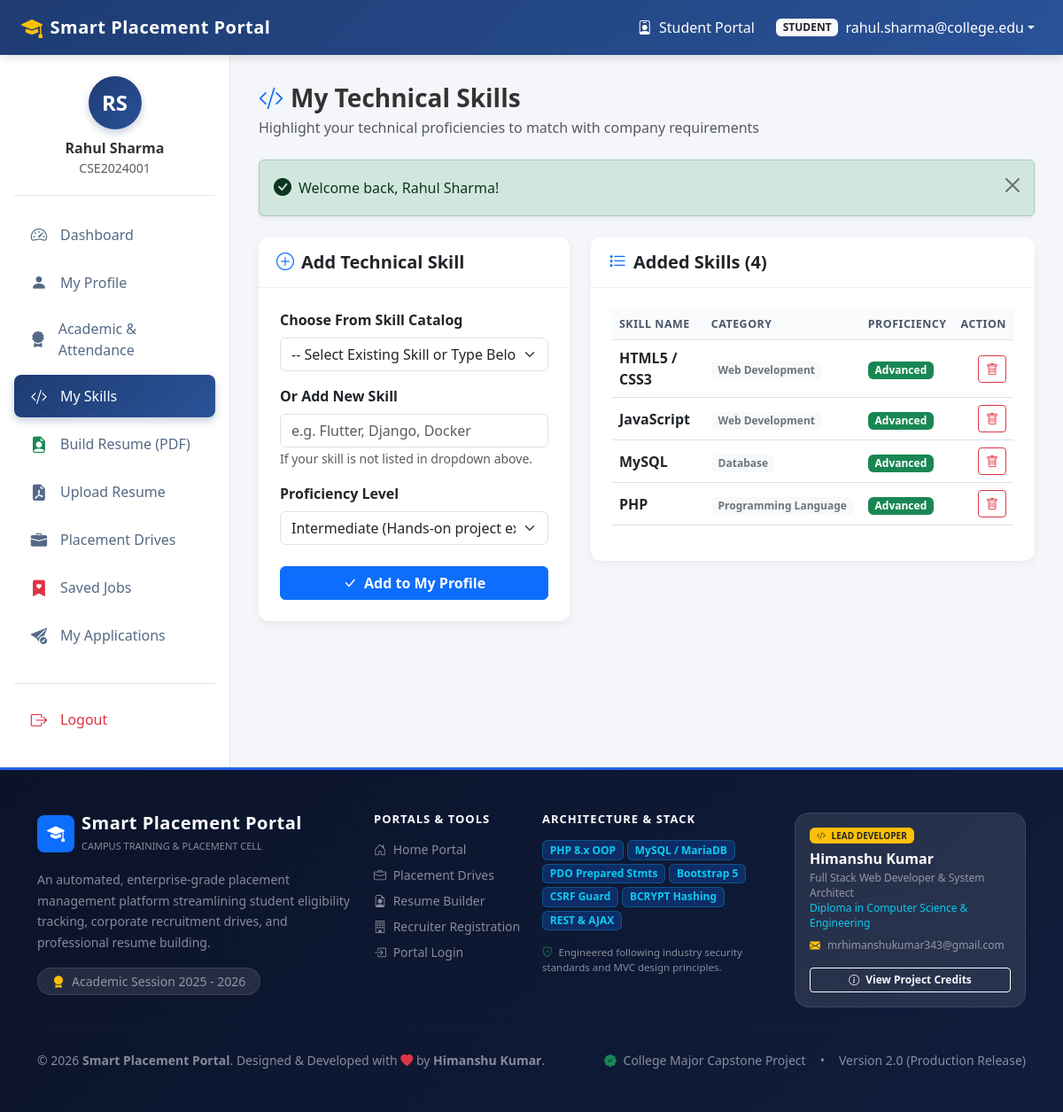
/student/skills.php (signed in), run on the app's committed database.
### tables this page shows
CREATE TABLE `students` (
  `id` int(11) NOT NULL AUTO_INCREMENT,
  `user_id` int(11) NOT NULL,
  `enrollment_no` varchar(30) NOT NULL,
  `first_name` varchar(50) NOT NULL,
  `last_name` varchar(50) NOT NULL,
  `phone` varchar(15) DEFAULT NULL,
  `department` varchar(50) NOT NULL DEFAULT 'Computer Engineering',
  `semester` int(11) NOT NULL DEFAULT 5,
  `gender` enum('Male','Female','Other') DEFAULT NULL,
  `dob` date DEFAULT NULL,
  `address` text DEFAULT NULL,
  `resume_path` varchar(255) DEFAULT NULL,
  `created_at` timestamp NOT NULL DEFAULT current_timestamp(),
  PRIMARY KEY (`id`),
  UNIQUE KEY `user_id` (`user_id`),
  UNIQUE KEY `enrollment_no` (`enrollment_no`),
  CONSTRAINT `fk_students_user` FOREIGN KEY (`user_id`) REFERENCES `users` (`id`) ON DELETE CASCADE ON UPDATE CASCADE
);

CREATE TABLE `student_skills` (
  `id` int(11) NOT NULL AUTO_INCREMENT,
  `student_id` int(11) NOT NULL,
  `skill_id` int(11) NOT NULL,
  `proficiency` enum('Beginner','Intermediate','Advanced') NOT NULL DEFAULT 'Intermediate',
  PRIMARY KEY (`id`),
  UNIQUE KEY `uk_student_skill` (`student_id`,`skill_id`),
  KEY `fk_studentskills_skill` (`skill_id`),
  CONSTRAINT `fk_studentskills_skill` FOREIGN KEY (`skill_id`) REFERENCES `skills` (`id`) ON DELETE CASCADE ON UPDATE CASCADE,
  CONSTRAINT `fk_studentskills_student` FOREIGN KEY (`student_id`) REFERENCES `students` (`id`) ON DELETE CASCADE ON UPDATE CASCADE
);

CREATE TABLE `skills` (
  `id` int(11) NOT NULL AUTO_INCREMENT,
  `skill_name` varchar(50) NOT NULL,
  `category` varchar(50) DEFAULT 'General',
  PRIMARY KEY (`id`),
  UNIQUE KEY `skill_name` (`skill_name`)
);

### config/functions.php (called while the page is built, shortened)
<?php
require_once __DIR__ . '/session.php';
function e($string) {
    return htmlspecialchars((string)($string ?? ''), ENT_QUOTES, 'UTF-8');
}
function isLoggedIn() {
    return isset($_SESSION['user_id']) && !empty($_SESSION['user_id']);
}
function isStudent() {
    return isLoggedIn() && isset($_SESSION['role']) && $_SESSION['role'] === 'student';
}
function getCurrentStudent($pdo) {
    $stmt = $pdo->prepare("
        SELECT s.*, u.email, u.status as account_status,
               a.tenth_percentage, a.twelfth_percentage, a.cgpa,
               a.active_backlogs, a.attendance_percentage
        FROM students s
        JOIN users u ON s.user_id = u.id
        LEFT JOIN academic_records a ON s.id = a.student_id
        WHERE s.user_id = :user_id
        LIMIT 1
    ");
    $stmt->execute([':user_id' => $_SESSION['user_id']]);
    return $stmt->fetch();
}

### config/session.php (called while the page is built, shortened)
<?php
function getCsrfToken() {
    return $_SESSION['csrf_token'];
}

### student/skills.php (the view, shortened to what this page needs)
<?php
require_once __DIR__ . '/../config/database.php';
require_once __DIR__ . '/../config/functions.php';
$student = getCurrentStudent($pdo);
$studentId = $student['id'];
$stmtStudentSkills = $pdo->prepare("
    SELECT ss.id as map_id, ss.proficiency, s.id as skill_id, s.skill_name, s.category
    FROM student_skills ss
    JOIN skills s ON ss.skill_id = s.id
    WHERE ss.student_id = :sid
    ORDER BY s.skill_name ASC
");
$stmtStudentSkills->execute([':sid' => $studentId]);
$mySkills = $stmtStudentSkills->fetchAll();
require_once __DIR__ . '/../includes/header.php';
require_once __DIR__ . '/../includes/navbar.php';
?>
<div class="dashboard-container">
    <?php require_once __DIR__ . '/../includes/sidebar_student.php'; ?>
    <main class="portal-content">
        <div class="container-fluid p-0">
            <div class="d-flex justify-content-between align-items-center mb-4">
                <div>
                    <h3 class="fw-bold mb-1"><i class="bi bi-code-slash text-primary me-2"></i>My Technical Skills</h3>
                    <p class="text-muted mb-0">Highlight your technical proficiencies to match with company requirements</p>
                </div>
            </div>
            <?php require_once __DIR__ . '/../includes/alerts.php'; ?>
            <div class="row g-4">
                <div class="col-lg-5">
                    <div class="card card-portal">
                        <div class="card-header">
                            <h5 class="mb-0 fw-bold"><i class="bi bi-plus-circle me-2 text-primary"></i>Add Technical Skill</h5>
                        </div>
                        <div class="card-body p-4">
                            <form action="<?= BASE_URL ?>student/skills.php" method="POST">
                                <div class="mb-3">
                                    <label for="skill_id" class="form-label fw-semibold">Choose From Skill Catalog</label>
                                    <select class="form-select" id="skill_id" name="skill_id">
                                        <option value="0">-- Select Existing Skill or Type Below --</option>
                                    </select>
                                </div>
                                <div class="mb-3">
                                    <label for="custom_skill" class="form-label fw-semibold">Or Add New Skill</label>
                                    <input type="text" class="form-control" id="custom_skill" name="custom_skill" placeholder="e.g. Flutter, Django, Docker">
                                    <small class="text-muted">If your skill is not listed in dropdown above.</small>
                                </div>
                                <div class="mb-4">
                                    <label for="proficiency" class="form-label fw-semibold">Proficiency Level</label>
                                    <select class="form-select" id="proficiency" name="proficiency">
                                        <option value="Intermediate" selected>Intermediate (Hands-on project experience)</option>
                                    </select>
                                </div>
                                <button type="submit" class="btn btn-primary w-100 fw-bold">
                                    <i class="bi bi-check-lg me-1"></i> Add to My Profile
                                </button>
                            </form>
                        </div>
                    </div>
                </div>
                <div class="col-lg-7">
                    <div class="card card-portal">
                        <div class="card-header d-flex justify-content-between align-items-center">
                            <h5 class="mb-0 fw-bold"><i class="bi bi-list-stars me-2 text-primary"></i>Added Skills (<?= count($mySkills) ?>)</h5>
                        </div>
                        <div class="card-body p-4">
                            <?php if (!empty($mySkills)): ?>
                                <div class="table-responsive">
                                    <table class="table table-hover table-portal align-middle">
                                        <thead>
                                            <tr>
                                                <th>Skill Name</th>
                                                <th>Category</th>
                                                <th>Proficiency</th>
                                                <th class="text-end">Action</th>
                                            </tr>
                                        </thead>
                                        <tbody>
                                            <?php foreach ($mySkills as $ms): ?>
                                                <tr>
                                                    <td><strong class="text-dark"><?= e($ms['skill_name']) ?></strong></td>
                                                    <td><span class="badge bg-light text-secondary"><?= e($ms['category'] ?? 'Technical') ?></span></td>
                                                    <td>
                                                        <?php if ($ms['proficiency'] === 'Advanced'): ?>
                                                            <span class="badge bg-success text-white">Advanced</span>
                                                        <?php elseif ($ms['proficiency'] === 'Intermediate'): ?>
                                                            <span class="badge bg-primary text-white">Intermediate</span>
                                                        <?php else: ?>
                                                            <span class="badge bg-secondary text-white">Beginner</span>
                                                        <?php endif; ?>
                                                    </td>
                                                    <td class="text-end">
                                                        <form action="<?= BASE_URL ?>student/skills.php" method="POST" class="d-inline">
                                                            <button type="submit" class="btn btn-sm btn-outline-danger" data-confirm="Remove <?= e($ms['skill_name']) ?> from your skills?">
                                                                <i class="bi bi-trash"></i>
                                                            </button>
                                                        </form>
                                                    </td>
                                                </tr>
                                            <?php endforeach; ?>
                                        </tbody>
                                    </table>
                                </div>
                            <?php endif; ?>
                        </div>
                    </div>
                </div>
            </div>
        </div>
    </main>
</div>
<?php require_once __DIR__ . '/../includes/footer.php'; ?>

### includes/sidebar_student.php
<?php
$currentPage = basename($_SERVER['PHP_SELF']);
$studentInfo = getCurrentStudent($pdo);
$displayName = $studentInfo ? ($studentInfo['first_name'] . ' ' . $studentInfo['last_name']) : 'Student';
$initials = $studentInfo ? strtoupper(substr($studentInfo['first_name'], 0, 1) . substr($studentInfo['last_name'], 0, 1)) : 'ST';
?>
<aside class="portal-sidebar">
    <div class="sidebar-profile">
        <div class="avatar-circle">
            <?= e($initials) ?>
        </div>
        <h6 class="mb-0 fw-bold"><?= e($displayName) ?></h6>
        <small class="text-muted"><?= e($studentInfo['enrollment_no'] ?? 'Student Portal') ?></small>
    </div>
    <ul class="nav flex-column portal-nav">
        <li class="nav-item">
            <a class="nav-link <?= $currentPage === 'dashboard.php' ? 'active' : '' ?>" href="<?= BASE_URL ?>student/dashboard.php">
                <i class="bi bi-speedometer2"></i> Dashboard
            </a>
        </li>
        <li class="nav-item">
            <a class="nav-link <?= $currentPage === 'profile.php' ? 'active' : '' ?>" href="<?= BASE_URL ?>student/profile.php">
                <i class="bi bi-person-fill"></i> My Profile
            </a>
        </li>
        <li class="nav-item">
            <a class="nav-link <?= $currentPage === 'academics.php' ? 'active' : '' ?>" href="<?= BASE_URL ?>student/academics.php">
                <i class="bi bi-award-fill"></i> Academic & Attendance
            </a>
        </li>
        <li class="nav-item">
            <a class="nav-link <?= $currentPage === 'skills.php' ? 'active' : '' ?>" href="<?= BASE_URL ?>student/skills.php">
                <i class="bi bi-code-slash"></i> My Skills
            </a>
        </li>
        <li class="nav-item">
            <a class="nav-link <?= $currentPage === 'resume_builder.php' ? 'active' : '' ?>" href="<?= BASE_URL ?>student/resume_builder.php">
                <i class="bi bi-file-earmark-person-fill text-success"></i> Build Resume (PDF)
            </a>
        </li>
        <li class="nav-item">
            <a class="nav-link <?= $currentPage === 'resume.php' ? 'active' : '' ?>" href="<?= BASE_URL ?>student/resume.php">
                <i class="bi bi-file-earmark-pdf-fill"></i> Upload Resume
            </a>
        </li>
        <li class="nav-item">
            <a class="nav-link <?= in_array($currentPage, ['drives.php', 'drive_details.php']) ? 'active' : '' ?>" href="<?= BASE_URL ?>student/drives.php">
                <i class="bi bi-briefcase-fill"></i> Placement Drives
            </a>
        </li>
        <li class="nav-item">
            <a class="nav-link <?= $currentPage === 'saved_jobs.php' ? 'active' : '' ?>" href="<?= BASE_URL ?>student/saved_jobs.php">
                <i class="bi bi-bookmark-heart-fill text-danger"></i> Saved Jobs
            </a>
        </li>
        <li class="nav-item">
            <a class="nav-link <?= $currentPage === 'my_applications.php' ? 'active' : '' ?>" href="<?= BASE_URL ?>student/my_applications.php">
                <i class="bi bi-send-check-fill"></i> My Applications
            </a>
        </li>
        <li class="nav-item mt-4 pt-3 border-top">
            <a class="nav-link text-danger" href="<?= BASE_URL ?>auth/logout.php?csrf=<?= getCsrfToken() ?>">
                <i class="bi bi-box-arrow-right"></i> Logout
            </a>
        </li>
    </ul>
</aside>

### assets/css/custom.css (style rules this page uses)
body { background-color: var(--bg-light); font-family: 'Segoe UI', system-ui, -apple-system, sans-serif; color: #333; min-height: 100vh; display: flex; flex-direction: column; }
.dashboard-container { display: flex; flex: 1; min-height: calc(100vh - var(--topbar-height)); }
.portal-sidebar { width: var(--sidebar-width); background: #ffffff; border-right: 1px solid #e2e8f0; padding: 1.5rem 1rem; display: flex; flex-direction: column; transition: all 0.3s ease; }
.sidebar-profile { padding-bottom: 1.2rem; margin-bottom: 1.2rem; border-bottom: 1px solid #e2e8f0; text-align: center; }
.sidebar-profile .avatar-circle { width: 60px; height: 60px; border-radius: 50%; background: linear-gradient(135deg, var(--primary-color), var(--secondary-color)); color: #fff; display: flex; align-items: center; justify-content: center; font-size: 1.5rem; font-weight: bold; margin: 0 auto 0.75rem; box-shadow: 0 4px 8px rgba(30, 60, 114, 0.25); }
.portal-nav .nav-link { color: #556987; font-weight: 500; padding: 0.65rem 1rem; border-radius: 8px; margin-bottom: 0.35rem; display: flex; align-items: center; transition: all 0.2s ease; }
.portal-nav .nav-link i { font-size: 1.15rem; margin-right: 0.75rem; width: 24px; text-align: center; }
.portal-nav .nav-link.active { color: #ffffff; background: linear-gradient(135deg, var(--primary-color), var(--secondary-color)); box-shadow: 0 4px 10px rgba(30, 60, 114, 0.25); }
.portal-content { flex: 1; padding: 2rem; overflow-y: auto; }
.card-portal { border: none; border-radius: 12px; box-shadow: var(--card-shadow); background: #ffffff; margin-bottom: 1.5rem; }
.card-portal .card-header { background-color: #ffffff; border-bottom: 1px solid #edf2f7; padding: 1rem 1.25rem; font-weight: 600; border-radius: 12px 12px 0 0 !important; }
.table-portal th { font-weight: 600; color: #4a5568; background-color: #f8fafc; border-top: none; text-transform: uppercase; font-size: 0.78rem; letter-spacing: 0.5px; }

### data on the page
students: initials "RS", displayName "Rahul Sharma", enrollment_no "CSE2024001"
student_skills: skill.skill_name "HTML5 / CSS3", skill.category "Web Development", proficiency "Advanced"
student_skills: skill.skill_name "JavaScript", skill.category "Web Development", proficiency "Advanced"
student_skills: skill.skill_name "MySQL", skill.category "Database", proficiency "Advanced"
student_skills: skill.skill_name "PHP", skill.category "Programming Language", proficiency "Advanced"

### other printed values
$_SESSION['role'] "STUDENT"
$_SESSION['email'] "rahul.sharma@college.edu"
$message "Welcome back, Rahul Sharma!"
count($mySkills) "4"
APP_NAME "Smart Placement Portal"
